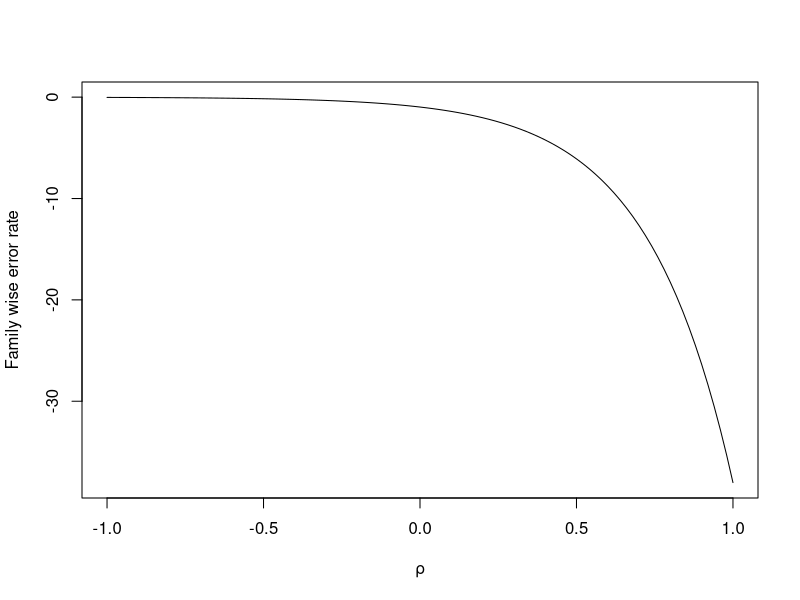
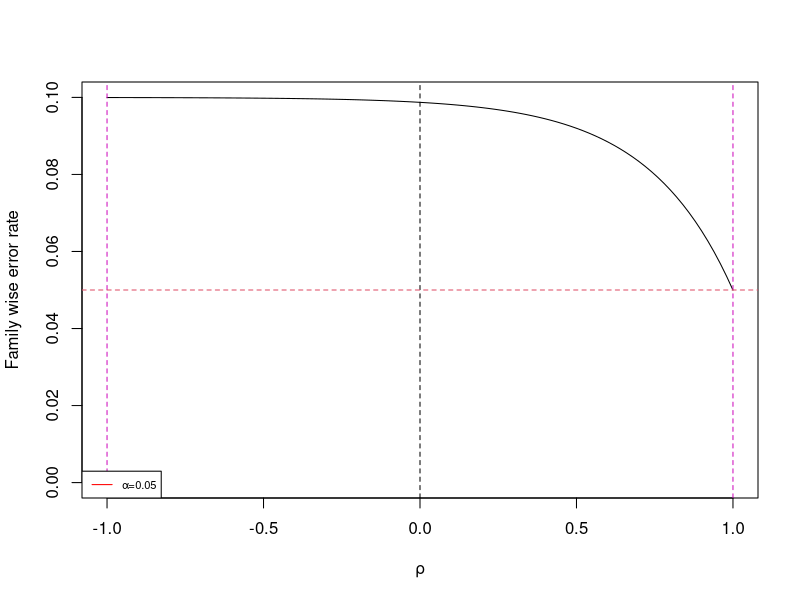
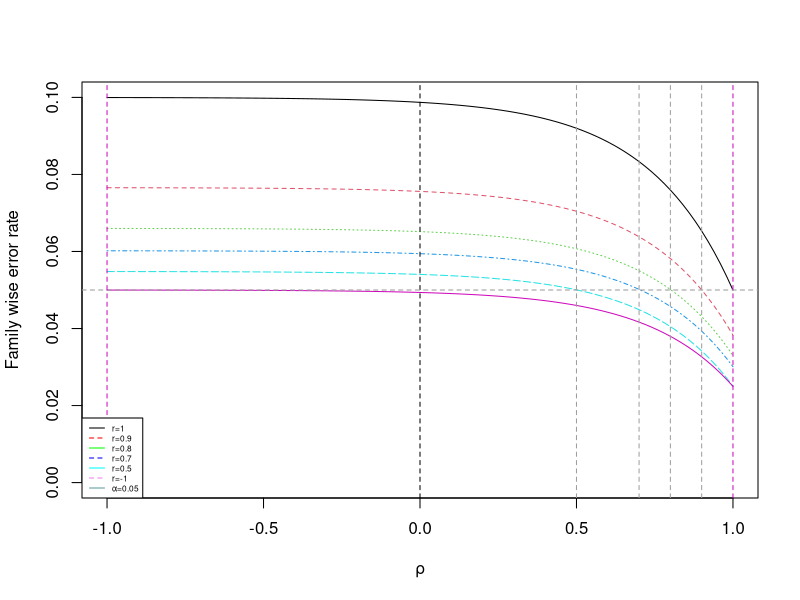

Reproduce these figures in R, in order.

#PROECT "Adjustin for multiple test when endpoints are correlated "
#ANALYTICAL FUNCTION FOR FIXED FIXED ASSUMED CORRELATION
#######################################################!

#MAIN FUNCTION#
#function "-f(rho)" alone without parameter "gamma an k"

Asrr<- function (rho) (-0.025^(-rho) )*(1 - 0.025)^(1 + rho) + 0.0
rho<- seq(-1,1,0.02)
matplot(rho,Asrr(rho),type = "l",xlab = "ρ",ylab ="Family wise error rate") 


#analytical function with parameters "gamma and k" for different methods.

#Analytical function for unadjusted family wise error rate.
rho<- seq(-1,1,0.02)
AFun<- function (rho) ((0.1/76)*(-0.025^(-rho) )*(1 - 0.025)^(1 + rho) +0.1)
matplot(rho,AFun(rho),type='l',xlab = "ρ",ylab ="Family wise error rate",
        xlim=c(-1, 1), ylim=c(0, 0.1))
abline(v =1, untf = FALSE,col=6,lty=2)
abline(v =-1, untf = FALSE,col=6,lty=2)
abline(v =0.0, untf = FALSE,col=9,lty=2)
abline(h =0.05, untf = FALSE,col=2,lty=2)
legend ("bottomleft",c("α=0.05"),lwd=c(1,1),lty=1:2,col=c("red"),cex =0.67)

# Method1 fixed assumed correlation#
#Analytical function for  fixed assumer coorelation ##!
#("r=1,r=0.9,r=0.8,r=0.7,r=0.5,r=-1")
rho<- seq(-1,1,0.02)
Asor<- function (rho) (0.1/76)*(-0.025^(-rho) )*(1 - 0.025)^(1 + rho) +0.1
Asor2<-function (rho) (0.07658/76)*(-0.025^(-rho) )*(1 - 0.025)^(1 + rho) +0.07658
Asor3<-function (rho) (0.066/76)*(-0.025^(-rho) )*(1 - 0.025)^(1 + rho) +0.066
Asor4<- function (rho) (0.0602/76)*(-0.025^(-rho) )*(1 - 0.025)^(1 + rho) +0.0602
Asor5<- function (rho) (0.05481/70)*(-0.025^(-rho) )*(1 - 0.025)^(1 + rho) +0.05481 
Asor6<- function (rho) (0.05/76)*(-0.025^(-rho) )*(1 - 0.025)^(1 + rho)+0.05
matplot(rho,cbind(Asor(rho),Asor2(rho),Asor3(rho),Asor4(rho),Asor5(rho),Asor6(rho)),
        type='l',xlab = "ρ",ylab = "Family wise error rate",xlim=c(-1, 1),ylim=c(0, 0.1))
abline(v =1, untf = FALSE,col=6,lty=2)
abline(v =0.9, untf = FALSE,col=8,lty=2)
abline(v =0.8, untf = FALSE,col=8,lty=2)
abline(v =0.7, untf = FALSE,col=8,lty=2)
abline(v =0.5, untf = FALSE,col=8,lty=2)
abline(v =0.0, untf = FALSE,col=9,lty=2)
abline(h =0.05, untf = FALSE,col=8,lty=2)
abline(v =-1, untf = FALSE,col=6,lty=2)
legend ("bottomleft",c("r=1","r=0.9","r=0.8","r=0.7","r=0.5","r=-1","α=0.05"),lwd=c(1,1),
        lty=1:2,col=c("black","red","green","blue","cyan","violet","cadetblue"),cex =0.5)

